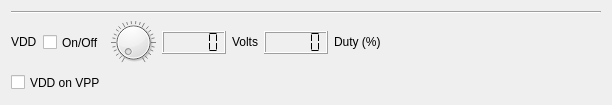
           <widget class="QFrame" name="frameVdd">
            <property name="frameShape">
             <enum>QFrame::NoFrame</enum>
            </property>
            <property name="frameShadow">
             <enum>QFrame::Plain</enum>
            </property>
            <layout class="QVBoxLayout" name="verticalLayout_4">
             <item>
              <widget class="Line" name="line_5">
               <property name="sizePolicy">
                <sizepolicy hsizetype="Fixed" vsizetype="Fixed">
                 <horstretch>0</horstretch>
                 <verstretch>0</verstretch>
                </sizepolicy>
               </property>
               <property name="minimumSize">
                <size>
                 <width>590</width>
                 <height>0</height>
                </size>
               </property>
               <property name="maximumSize">
                <size>
                 <width>590</width>
                 <height>16777215</height>
                </size>
               </property>
               <property name="orientation">
                <enum>Qt::Horizontal</enum>
               </property>
              </widget>
             </item>
             <item>
              <layout class="QHBoxLayout" name="horizontalLayout_9">
               <item>
                <widget class="QLabel" name="labelVdd">
                 <property name="sizePolicy">
                  <sizepolicy hsizetype="Minimum" vsizetype="Fixed">
                   <horstretch>0</horstretch>
                   <verstretch>0</verstretch>
                  </sizepolicy>
                 </property>
                 <property name="text">
                  <string notr="true">VDD</string>
                 </property>
                </widget>
               </item>
               <item>
                <widget class="QCheckBox" name="checkBoxVddCtrl">
                 <property name="sizePolicy">
                  <sizepolicy hsizetype="Minimum" vsizetype="Fixed">
                   <horstretch>0</horstretch>
                   <verstretch>0</verstretch>
                  </sizepolicy>
                 </property>
                 <property name="minimumSize">
                  <size>
                   <width>0</width>
                   <height>23</height>
                  </size>
                 </property>
                 <property name="text">
                  <string>On/Off</string>
                 </property>
                </widget>
               </item>
               <item>
                <widget class="QDial" name="dialVdd">
                 <property name="sizePolicy">
                  <sizepolicy hsizetype="Fixed" vsizetype="Fixed">
                   <horstretch>0</horstretch>
                   <verstretch>0</verstretch>
                  </sizepolicy>
                 </property>
                 <property name="minimumSize">
                  <size>
                   <width>45</width>
                   <height>45</height>
                  </size>
                 </property>
                 <property name="maximumSize">
                  <size>
                   <width>45</width>
                   <height>45</height>
                  </size>
                 </property>
                 <property name="maximum">
                  <number>100</number>
                 </property>
                 <property name="value">
                  <number>0</number>
                 </property>
                 <property name="sliderPosition">
                  <number>0</number>
                 </property>
                 <property name="tracking">
                  <bool>true</bool>
                 </property>
                 <property name="orientation">
                  <enum>Qt::Horizontal</enum>
                 </property>
                 <property name="invertedAppearance">
                  <bool>false</bool>
                 </property>
                 <property name="invertedControls">
                  <bool>false</bool>
                 </property>
                 <property name="wrapping">
                  <bool>false</bool>
                 </property>
                 <property name="notchTarget">
                  <double>3.700000000000000</double>
                 </property>
                 <property name="notchesVisible">
                  <bool>true</bool>
                 </property>
                </widget>
               </item>
               <item>
                <widget class="QLCDNumber" name="lcdNumberVdd">
                 <property name="sizePolicy">
                  <sizepolicy hsizetype="Minimum" vsizetype="Fixed">
                   <horstretch>0</horstretch>
                   <verstretch>0</verstretch>
                  </sizepolicy>
                 </property>
                 <property name="minimumSize">
                  <size>
                   <width>0</width>
                   <height>23</height>
                  </size>
                 </property>
                 <property name="smallDecimalPoint">
                  <bool>false</bool>
                 </property>
                 <property name="digitCount">
                  <number>5</number>
                 </property>
                 <property name="segmentStyle">
                  <enum>QLCDNumber::Flat</enum>
                 </property>
                </widget>
               </item>
               <item>
                <widget class="QLabel" name="labelVddVolts">
                 <property name="sizePolicy">
                  <sizepolicy hsizetype="Minimum" vsizetype="Fixed">
                   <horstretch>0</horstretch>
                   <verstretch>0</verstretch>
                  </sizepolicy>
                 </property>
                 <property name="text">
                  <string>Volts</string>
                 </property>
                </widget>
               </item>
               <item>
                <widget class="QLCDNumber" name="lcdNumberVddDuty">
                 <property name="sizePolicy">
                  <sizepolicy hsizetype="Minimum" vsizetype="Fixed">
                   <horstretch>0</horstretch>
                   <verstretch>0</verstretch>
                  </sizepolicy>
                 </property>
                 <property name="minimumSize">
                  <size>
                   <width>0</width>
                   <height>23</height>
                  </size>
                 </property>
                 <property name="segmentStyle">
                  <enum>QLCDNumber::Flat</enum>
                 </property>
                </widget>
               </item>
               <item>
                <widget class="QLabel" name="labelVddDuty">
                 <property name="sizePolicy">
                  <sizepolicy hsizetype="Minimum" vsizetype="Fixed">
                   <horstretch>0</horstretch>
                   <verstretch>0</verstretch>
                  </sizepolicy>
                 </property>
                 <property name="text">
                  <string>Duty (%)</string>
                 </property>
                </widget>
               </item>
               <item>
                <spacer name="horizontalSpacer_5">
                 <property name="orientation">
                  <enum>Qt::Horizontal</enum>
                 </property>
                 <property name="sizeHint" stdset="0">
                  <size>
                   <width>40</width>
                   <height>20</height>
                  </size>
                 </property>
                </spacer>
               </item>
              </layout>
             </item>
             <item>
              <widget class="QCheckBox" name="checkBoxVddOnVpp">
               <property name="minimumSize">
                <size>
                 <width>0</width>
                 <height>23</height>
                </size>
               </property>
               <property name="text">
                <string notr="true">VDD on VPP</string>
               </property>
              </widget>
             </item>
            </layout>
           </widget>
